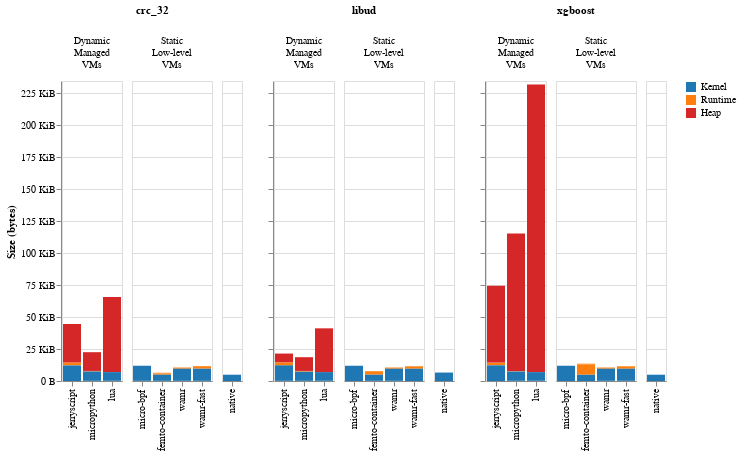
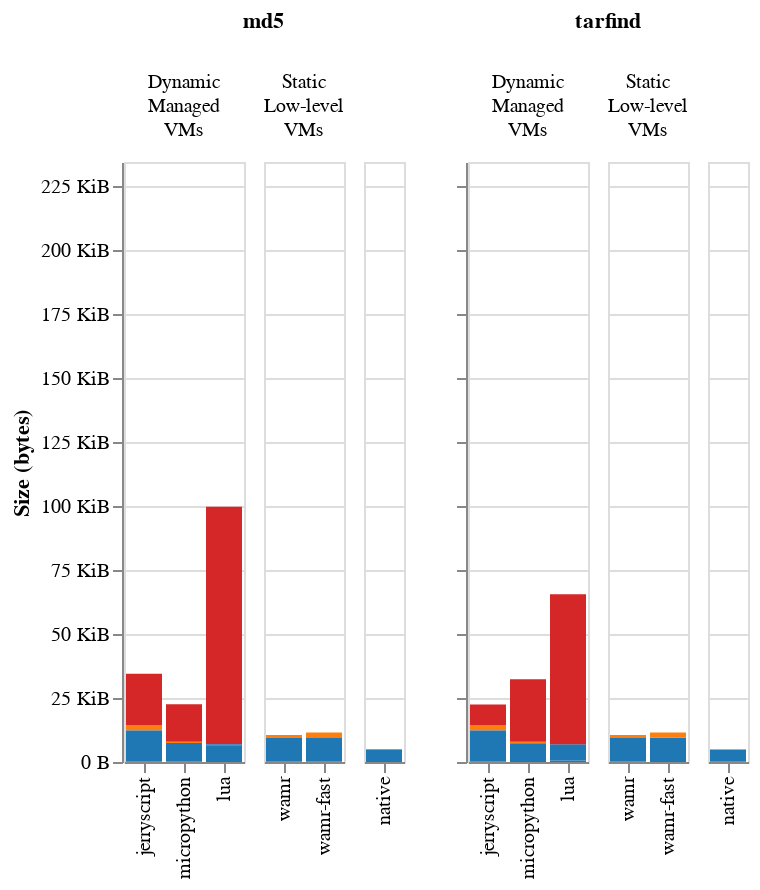

Notebook source saved alongside these figures, in order:
### Code cell
Y_MAX = 240_000

def ram_chart(data, title="", legend=True, include_y_axis=True):
    y_axis_values = [25 * 1024 * i for i in range(10)]
    y_axis = alt.Axis(labelExpr=BYTE_LABEL_EXPR, title='Size (bytes)', values=y_axis_values) if include_y_axis else alt.Axis(labels=False, title="", values=y_axis_values)
    legend = alt.Legend(values=["Kernel", "Runtime", "Heap"]) if legend else None

    return (alt.Chart(data)
        .mark_bar()
        .transform_calculate(vm_category="split(datum.vm_category, ' ')") 
        .encode(
            x=alt.X('environment:N', title='', sort=sort),
            y=alt.Y('size:Q', stack='zero', title='Size (bytes)', axis=y_axis, scale=alt.Scale(domain=[0, Y_MAX])),
            color=alt.Color('category:N', title='', sort=category_order, scale=colors_category_scale, legend=legend),
            order=alt.Order("color_category_sort_index:Q"),
            tooltip=[
                alt.Tooltip('type:N', title='Section'),
                alt.Tooltip('category:N'),
                alt.Tooltip('size:Q', title='Binary size (bytes)')
            ]
        ).facet(
            column=alt.Column('vm_category:N', title=title, sort=[DYNAMIC_VM_CATEGORY_NAME, STATIC_VM_CATEGORY_NAME]), spacing=8
        ).resolve_scale(x='independent')
)

print("Static memory usage (RAM) includes .bss and .data sections.")
ram_data = df.filter(pl.col("type").is_in([".bss", ".data"]))

crc_32 = ram_data.filter(pl.col("benchmark").eq("crc_32"))
libud = ram_data.filter(pl.col("benchmark").eq("libud"))
xgboost = ram_data.filter(pl.col("benchmark").eq("xgboost"))

alt.hconcat(
    ram_chart(crc_32, title="crc_32"),
    ram_chart(libud, title="libud", include_y_axis=False),
    ram_chart(xgboost, title="xgboost", include_y_axis=False),
    spacing=24
).display(scaleFactor=2)

md5 = ram_data.filter(pl.col("benchmark").eq("md5"))
tarfind = ram_data.filter(pl.col("benchmark").eq("tarfind"))

alt.hconcat(
    ram_chart(md5, title="md5", legend=False),
    ram_chart(tarfind, title="tarfind", include_y_axis=False, legend=False),
    spacing=24
).display(scaleFactor=2)
